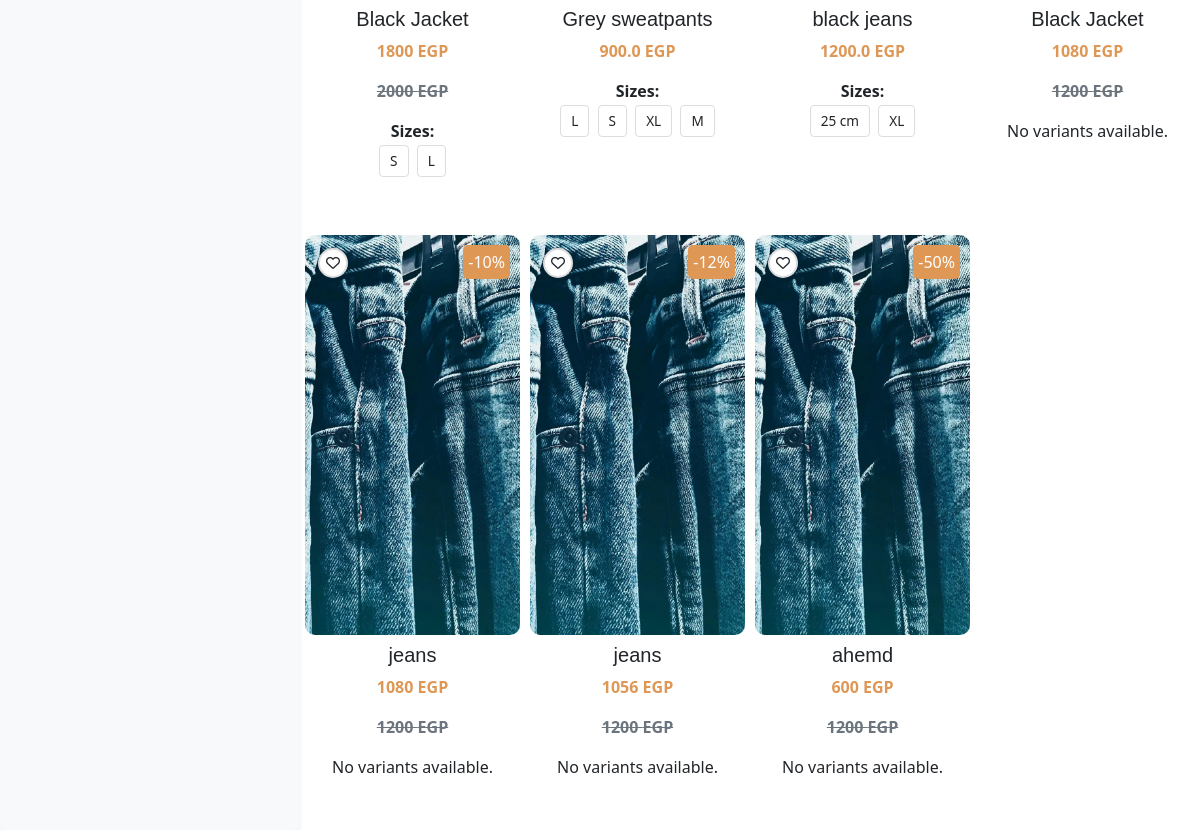
The page /search/ (lower part) on the database as committed earlier.
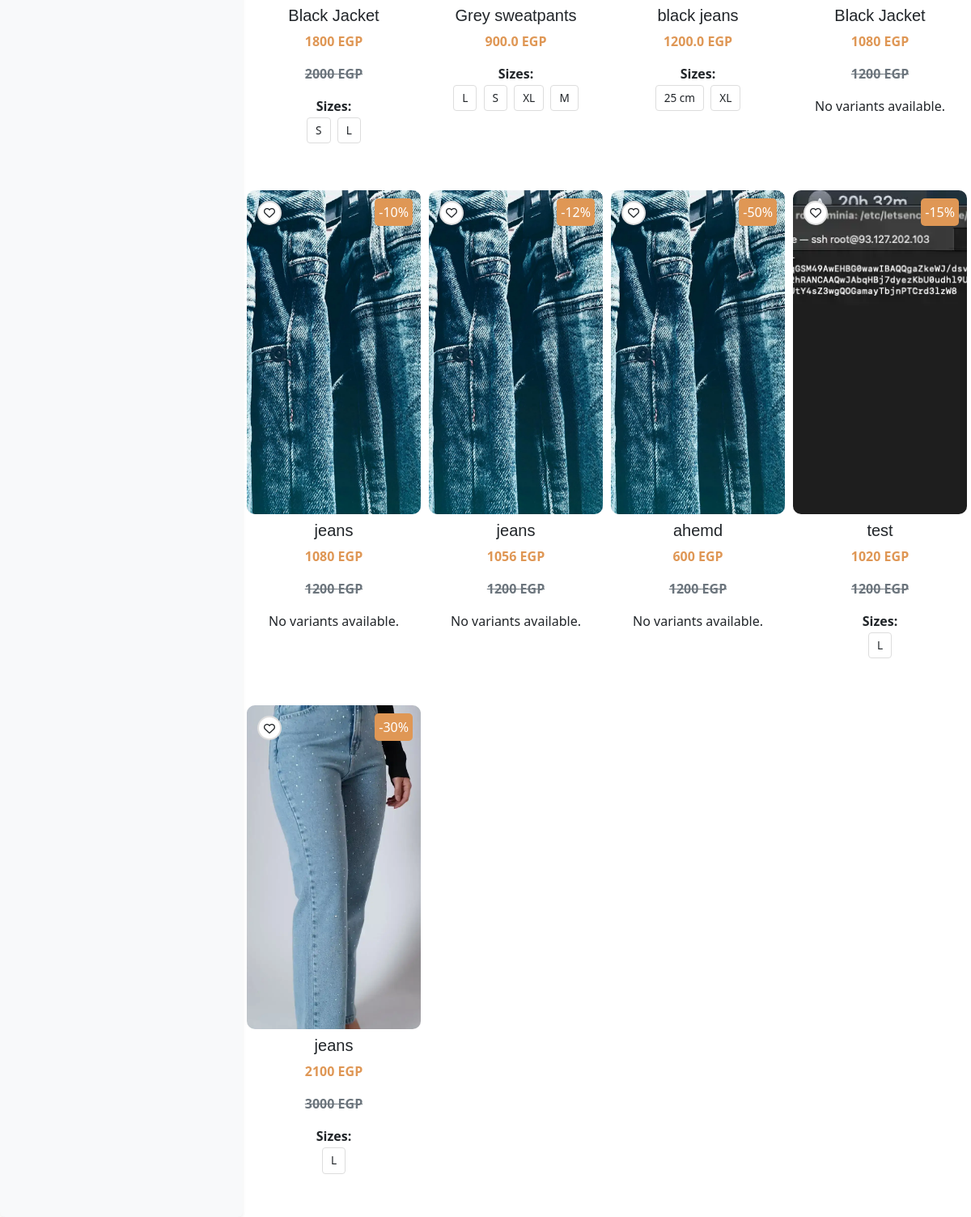
The same page on the database as committed later.
### app/models.py (models this page shows, shortened)
class Product(models.Model):
    VARIANTS = (
        ('None', 'None'),
        ('Size', 'Size'),
    )
    total_quantity = models.IntegerField()
    vendor = models.ForeignKey(Vendor, on_delete=models.CASCADE, related_name='products', null=True, blank=True)  # Link product to a vendor
    availability = models.IntegerField(null=True)
    featured_image = models.ImageField(upload_to='media/product_imgs', max_length=255, blank=True, null=True)
    product_name = models.CharField(max_length=600)
    Brand = models.ForeignKey(Brand, related_name='products', on_delete=models.CASCADE, null=True)
    price = models.IntegerField()
    discount = models.IntegerField()
    tax = models.IntegerField(null=True)
    variant = models.CharField(max_length=10, choices=VARIANTS, default='None')
    packing_cost = models.IntegerField(null=True)
    product_information = models.CharField(max_length=900, null=True)
    model_name = models.CharField(max_length=900)
    categories = models.ForeignKey(Category, related_name='products', on_delete=models.CASCADE)
    color = models.ManyToManyField(Color, related_name='products', null=True)
    tags = models.CharField(max_length=900)
    description = models.CharField(max_length=900, null=True)
    section = models.ForeignKey(Section, on_delete=models.DO_NOTHING)
    slug = models.SlugField(default='', max_length=900, null=True, blank=True)
    main_categorys = models.ForeignKey(Main_Category, on_delete=models.CASCADE, null=True, blank=True)
    def get_absolute_url(self):
        from django.urls import reverse
        return reverse("product_detail", kwargs={'slug': self.slug})
    class Meta:
        db_table = "app_Product"

class ProductVariation(models.Model):
    product = models.ForeignKey(Product, on_delete=models.CASCADE, related_name='variations')
    size = models.ForeignKey(Size, on_delete=models.CASCADE)
    stock = models.PositiveIntegerField(default=0)  # Track available stock for each size
    price = models.DecimalField(max_digits=10, decimal_places=2, default=0)  # Price for specific variations
    discount = models.DecimalField(max_digits=5, decimal_places=2, default=0, blank=True, null=True)  # Discount for specific variations
    class Meta:
        unique_together = ('product', 'size')  # Ensure unique combinations of product and size

class Size(models.Model):
    name = models.CharField(max_length=100)
    code = models.CharField(max_length=10, blank=True,null=True)

### app/views.py (the view, shortened to what this page needs)
# urls.py: path('search/', views.search, name='search'),
def search(request):
    main_category = Main_Category.objects.all()
    sub_category = Sub_Category.objects.all()
    categories = Category.objects.all()
    query = request.GET.get('q', '')
    product_queryset = Product.objects.all()
    product_data = []
    for product in product_queryset:
        variants = ProductVariation.objects.filter(product=product).select_related('size')
        size_grouped_variants = {}
        for variant in variants:
            size = variant.size
            if size not in size_grouped_variants:
                size_grouped_variants[size] = []
            size_grouped_variants[size].append(variant)
        product_data.append({
            'product': product,
            'size_grouped_variants': size_grouped_variants
        })
    return render(request, 'product/search_results.html', {
        'product': product_data,  # key must match what your template uses: "product"
        'query': query,
        'categories': categories,
        'main_category': main_category,
        'sub_category': sub_category,
    })

### app/context_processors.py (called while the page is built)
def wishlist_count(request):
    if request.user.is_authenticated:
        return {'wishlist_count': Wishlist.objects.filter(user=request.user).count()}
    return {'wishlist_count': 0}

### app/models.py (called while the page is built)
    def __str__(self):
        return self.name

    def __str__(self):
        return self.name

### app/templatetags/product_tags.py (called while the page is built)
@register.simple_tag
def call_sellprice(price, discount):
    try:
        price = float(price)
        discount = float(discount) if discount else 0  # Convert discount to float or default to 0 if None
        if discount == 0:
            return price
        sellprice = price - (price * discount / 100)
        return math.floor(sellprice)
    except (ValueError, TypeError):
        return price

### app/templates/product/search_results.html (shortened to what this page needs)
{% extends "app/base.html" %}
{% load product_tags %}
{% block content %}
{% if product %}
<div class="container-fluid mt-5 d-none d-lg-flex">
    <div class="row mt-2">
        <div class="col-md-3 filter-sidebar bg-light p-4 rounded shadow-sm" style="font-family: 'Jost', sans-serif;">
        </div>
        <div class="col-md-9 mt-3">
            <div class="row" id="product-list">
                {% for i in product %}
                <div class="col-6 col-md-6 col-lg-3 product-card" data-category="{{ i.product.main_categorys }}" data-brand="{{ i.product.categories }}" data-price="{% call_sellprice i.product.price i.product.discount %}">
                    <div class="product-image position-relative">
                        <a href="{{ i.product.get_absolute_url }}">
                            <img src="{{ i.product.featured_image.url }}" alt="{{ i.product.product_name }}">
                        </a>
                        {% if i.product.discount %}
                            <span class="off">-{{ i.product.discount }}%</span>
                        {% endif %}
                        {% if i.product.id %}
                            <div class="wishlist-btn">
                                <a href="{% url 'add_to_wishlist' i.product.id %}">
                                    <i class="fa-regular fa-heart text-dark"></i>
                                </a>
                            </div>
                        {% else %}
                            <p>No product ID available</p>
                        {% endif %}
                    </div>
                    <h5 class="text-center mt-2 dm-sans">{{ i.product.product_name }}</h5>
                    <div class="product-price text-center">
                        <p>
                            {% call_sellprice i.product.price i.product.discount %} EGP
                        </p>
                        {% if i.product.discount %}
                            <del class="text-secondary">{{ i.product.price }} EGP</del>
                        {% endif %}
                    </div>
                    <div class="product-variants mt-3 text-center">
                        {% if i.product.variations.all %}
                            <div class="sizes">
                                <strong>Sizes:</strong>
                                <ul class="list-inline">
                                    {% for variant in i.product.variations.all %}
                                        <li class="list-inline-item" style="font-size: 0.85rem; padding: 5px 10px; border: 1px solid #ddd; border-radius: 4px; margin: 2px;">
                                            {{ variant.size.name }}
                                        </li>
                                    {% endfor %}
                                </ul>
                            </div>
                        {% else %}
                            <p>No variants available.</p>
                        {% endif %}
                    </div>
                </div>
                {% endfor %}
            </div>
        </div>
    </div>
</div>
{% else %}
  <p>No products found.</p>
{% endif %}
{% endblock %}

Rows that differ between the two databases and show on the page:
added Product: product.featured_image (picture), product.discount "15", product.product_name "test", price+discount "1020", product.price "1200"
added ProductVariation: size.name "L", shown under "15"
added Product: product.featured_image (picture), product.discount "30", product.product_name "jeans", price+discount "2100", product.price "3000"
added ProductVariation: size.name "L", shown under "30"
